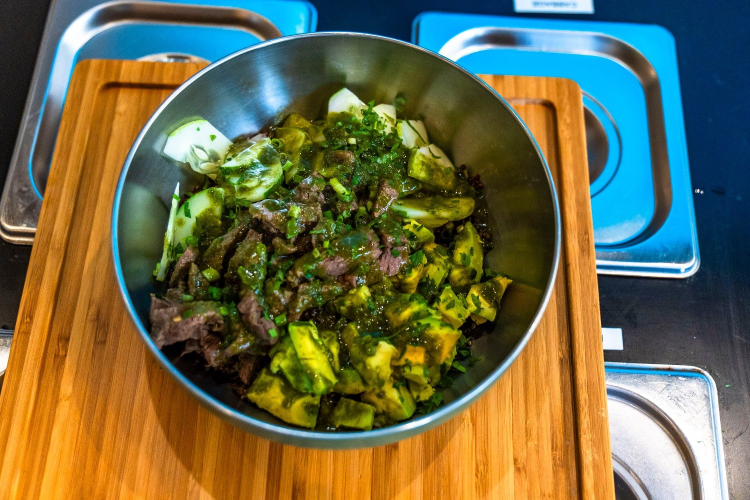
#> input picture bowl-motion/assets/goddess_wide.jpg, 1500 x 1000 px (shown at 1/2 size)
$ python render.py ../bowl-motion/assets/goddess_wide.jpg ../bowl-motion/assets/shrimp_wide.jpg
#> lines starting #> are read from the running program, lines starting #| are printed output that depends on the picture; after the words box and inside, x2 and y2 are one past the last pixel; in counts of white or black regions, pixels touching at a corner belong together
"""Regional Youth Conference logo motion — 3s, with sound.

Usage: python3 render.py <logo.jpg> <out_dir>
Renders vertical (1080x1920) and horizontal (1920x1080) MP4s with a soft
synthesized soundtrack (whoosh, bounce pops, text ticks, closing chime).
"""
import math
import subprocess
import sys
import wave
from collections import deque

import numpy as np
from PIL import Image

FPS = 30
DUR = 3.0
SR = 44100
BG = (255, 255, 255)
RED = (158, 36, 57)
ARCH = (28, 32, 72)
TEXT = (10, 24, 72)

# timeline (seconds)
T_ARCH, T_U, T_HEAD, T_TEXT, T_HOP = 0.0, 0.15, 0.42, 0.9, 1.85
D_HEAD = 0.55


# ---------- easing ----------
def clamp(x, a=0.0, b=1.0):
    return max(a, min(b, x))

def prog(t, s, d):
    return clamp((t - s) / d)

def ease_out(x):
    return 1 - (1 - x) ** 3

def ease_out_back(x, s=1.7):
    return 1 + (s + 1) * (x - 1) ** 3 + s * (x - 1) ** 2

# [9 lines left out: function ease_out_bounce, not called in this run]

BOUNCE_HITS = [1 / 2.75, 2 / 2.75, 2.5 / 2.75]  # contact points of ease_out_bounce


# ---------- layers ----------
def components(mask):
    h, w = mask.shape
    lab = np.zeros((h, w), np.int32)
    n = 0
    for y0, x0 in np.argwhere(mask):
        if lab[y0, x0]:
            continue
        n += 1
        lab[y0, x0] = n
        q = deque([(y0, x0)])
        while q:
            y, x = q.popleft()
            for ny, nx in ((y + 1, x), (y - 1, x), (y, x + 1), (y, x - 1)):
                if 0 <= ny < h and 0 <= nx < w and mask[ny, nx] and not lab[ny, nx]:
                    lab[ny, nx] = n
                    q.append((ny, nx))
    return lab, n


def build(path, scale):
    src = Image.open(path).convert("RGB")
    a = np.asarray(src).astype(int)
    ink = a.sum(-1) < 600
    ys, xs = np.nonzero(ink)
    pad = 40
    box = (xs.min() - pad, ys.min() - pad, xs.max() + pad, ys.max() + pad)
    crop = src.crop(box)
    size = (round(crop.width * scale), round(crop.height * scale))
    im = np.asarray(crop.resize(size, Image.LANCZOS)).astype(float)
    R, G, B = im[..., 0], im[..., 1], im[..., 2]
    is_red = (R - B) > 0
    alpha = np.where(is_red, (255 - G) / (255 - 36), (255 - R) / (255 - 12))
    alpha = np.clip((alpha - 0.04) / 0.96, 0, 1)

    # label red and navy separately: the arms and the arch touch
    lab_r, nr = components((alpha > 0.5) & is_red)
    lab_n, nn = components((alpha > 0.5) & ~is_red)
    lab = np.where(lab_n > 0, lab_n + nr, lab_r)
    n = nr + nn
    # grow labels into soft edge pixels
    for _ in range(3):
        for sh in [(1, 0), (-1, 0), (0, 1), (0, -1)]:
            r = np.roll(lab, sh, axis=(0, 1))
            lab = np.where((lab == 0) & (r > 0) & (alpha > 0) & (is_red == (r <= nr)), r, lab)

    info = []
    for i in range(1, n + 1):
        yy, xx = np.nonzero(lab == i)
        info.append(dict(id=i, x0=xx.min(), x1=xx.max(), y0=yy.min(), y1=yy.max(),
                         red=is_red[yy, xx].mean() > 0.5, area=len(yy)))
    big = [c for c in info if c["area"] > 30]
    w = size[0]
    mark_right = max(c["x1"] for c in big if c["red"]) + 5
    reds = sorted([c for c in big if c["red"]], key=lambda c: c["area"])
    head, u = reds[-2], reds[-1]
    arch = max([c for c in big if not c["red"] and c["x1"] <= mark_right + 20], key=lambda c: c["area"])
    text_ids = [c for c in big if not c["red"] and c is not arch]

    def layer(ids):
        m = np.isin(lab, [c["id"] for c in ids])
        return alpha * m

    L = dict(size=size, head=layer([head]), u=layer([u]), arch=layer([arch]))
    # group letters into lines by where each letter starts vertically
    text_ids.sort(key=lambda c: c["y0"])
    span = max(c["y1"] for c in text_ids) - min(c["y0"] for c in text_ids)
    groups = [[text_ids[0]]]
    for c in text_ids[1:]:
        if c["y0"] - groups[-1][-1]["y0"] > 0.12 * span:
            groups.append([])
        groups[-1].append(c)
    L["lines"] = [layer(g) for g in groups]
    L["head_box"] = head
    L["u_box"] = u
    L["arch_box"] = arch
    return L


def sprite(alpha, color, opacity=1.0):
    h, w = alpha.shape
    out = np.empty((h, w, 4), np.uint8)
    out[..., :3] = color
    out[..., 3] = np.clip(alpha * opacity * 255, 0, 255).astype(np.uint8)
    return Image.fromarray(out, "RGBA")


# [67 lines left out: functions place, frame, not called in this run]


# ---------- sound ----------
def soundtrack():
    n = int(DUR * SR)
    out = np.zeros(n)
    rng = np.random.default_rng(7)
    t = np.arange(n) / SR

    def add(start, sig, gain=1.0):
        i = int(start * SR)
        j = min(n, i + len(sig))
        out[i:j] += sig[: j - i] * gain

    def whoosh(dur, lo=300, hi=2500):
        m = int(dur * SR)
        x = rng.standard_normal(m)
        # sweeping one-pole low-pass for an airy rise-and-fall
        y = np.zeros(m); s = 0.0
        env = np.sin(np.linspace(0, math.pi, m)) ** 2
        for i in range(m):
            fc = lo + (hi - lo) * env[i]
            a = 1 - math.exp(-2 * math.pi * fc / SR)
            s += a * (x[i] - s); y[i] = s
        return y * env

    def pop(f0=700, f1=220, dur=0.09):
        m = int(dur * SR); tt = np.arange(m) / SR
        f = f1 + (f0 - f1) * np.exp(-tt * 45)
        ph = 2 * math.pi * np.cumsum(f) / SR
        return np.sin(ph) * np.exp(-tt * 38)

    def tick(f=1500, dur=0.05):
        m = int(dur * SR); tt = np.arange(m) / SR
        return np.sin(2 * math.pi * f * tt) * np.exp(-tt * 90)

    def bell(freqs, dur=1.3):
        m = int(dur * SR); tt = np.arange(m) / SR
        sig = np.zeros(m)
        for f in freqs:
            sig += np.sin(2 * math.pi * f * tt) * np.exp(-tt * 3.2)
            sig += 0.3 * np.sin(2 * math.pi * f * 2.01 * tt) * np.exp(-tt * 6)
        attack = np.clip(tt / 0.008, 0, 1)
        return sig * attack / len(freqs)

    add(T_ARCH, whoosh(0.5), 0.55)
    add(T_U + 0.05, whoosh(0.4, 500, 3500), 0.35)
    for i, hit in enumerate(BOUNCE_HITS):
        add(T_HEAD + hit * D_HEAD - 0.005, pop(), 0.55 / (i + 1) ** 1.3)
    for i in range(3):
        add(T_TEXT + i * 0.13 + 0.05, tick(1400 + i * 220), 0.18)
    add(T_HOP + 0.05, whoosh(0.3, 800, 4000), 0.2)
    add(T_HOP + 0.25, bell([523.25, 659.25, 783.99, 1046.5]), 0.6)  # C major landing chime

    fade = np.clip((DUR - t) / 0.2, 0, 1)
    out *= fade
    out /= max(1e-6, np.abs(out).max()) / 0.8
    st = np.stack([out, out], 1)
    return (st * 32767).astype(np.int16)


def write_wav(path):
    pcm = soundtrack()
    with wave.open(path, "wb") as w:
        w.setnchannels(2); w.setsampwidth(2); w.setframerate(SR)
        w.writeframes(pcm.tobytes())


def render(path, W, H, frac, out, wav):
#> called with path = '../bowl-motion/assets/goddess_wide.jpg', W = 1080, H = 1920, frac = 0.8
    probe = Image.open(path).convert("RGB")
#> probe is the input picture: PIL image 1500x1000 RGB; mean R, G, B 109.3, 107.3, 73.3
    a = np.asarray(probe).astype(int)
    ys, xs = np.nonzero(a.sum(-1) < 600)
    lw, lh = xs.max() - xs.min() + 80, ys.max() - ys.min() + 80
#> lw = 1579; lh = 1079
    scale = min(W * frac / lw, H * 0.6 / lh)
#> scale = 0.547
    L = build(path, scale)
#> in build, `ink = a.sum(-1) < 600`:
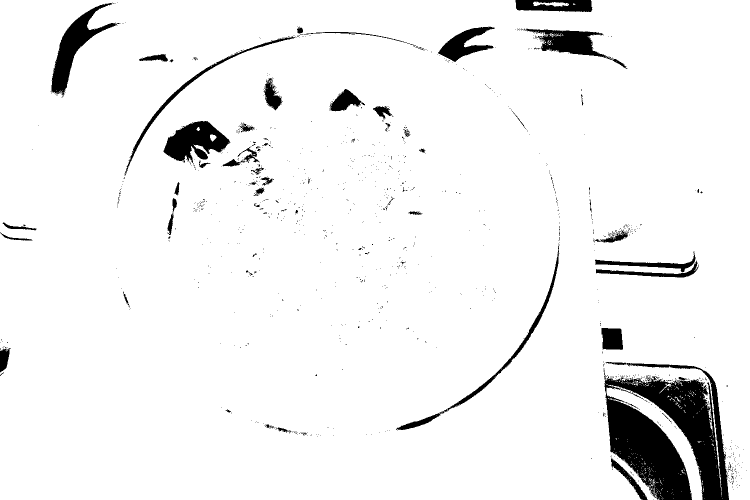
#> ink: shape (1000, 1500) bool (shown at 1/2 size); 94.1% white; 1116 black regions (1055 under 20 px), largest, box (x1, y1, x2, y2) and area: (1208, 724, 1458, 1000) 40254, (102, 6, 241, 196) 6615, (327, 242, 460, 329) 6374
#> in build, `box = (xs.min() - pad, ys.min() - pad, xs.max() + pad, ys.max() + pad)`: box = (-40, -40, 1539, 1039)
#> in build, `crop = src.crop(box)`:
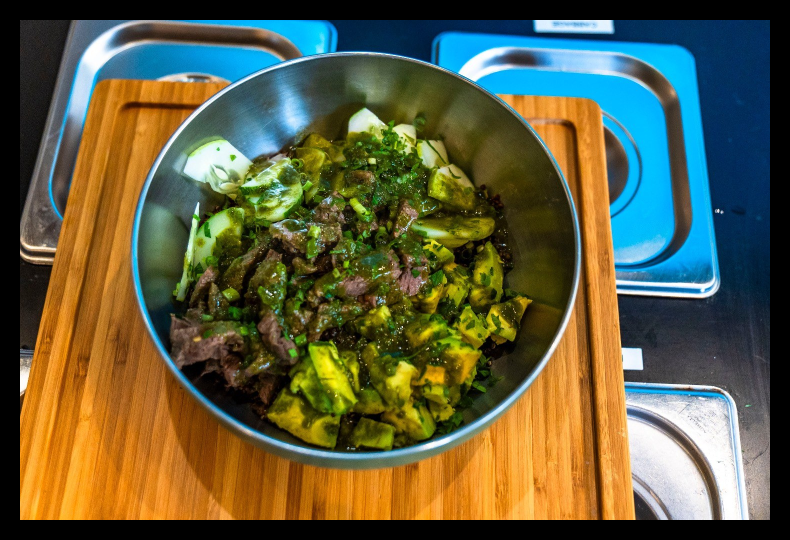
#> crop: PIL image 1579x1079 RGB (shown at 1/2 size); mean R, G, B 96.3, 94.4, 64.5
#> in build, `size = (round(crop.width * scale), round(crop.height * scale))`: size = (864, 590)
#> in build, `alpha = np.clip((alpha - 0.04) / 0.96, 0, 1)`:
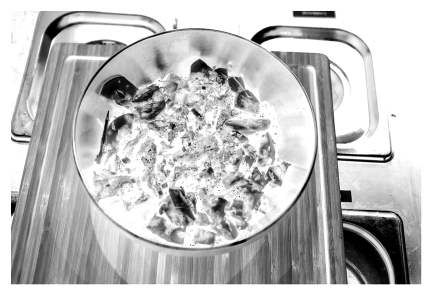
#> alpha: shape (590, 864) float64 (shown at 1/2 size); min 0, max 1, mean 0.751
#> the loop in components, `for y0, x0 in np.argwhere(mask):` made 244174 passes
#> (y0, x0) on passes 1 to 3: (20, 200), (21, 22), (21, 29)
#> after the loop in components, `for y0, x0 in np.argwhere(mask):`:
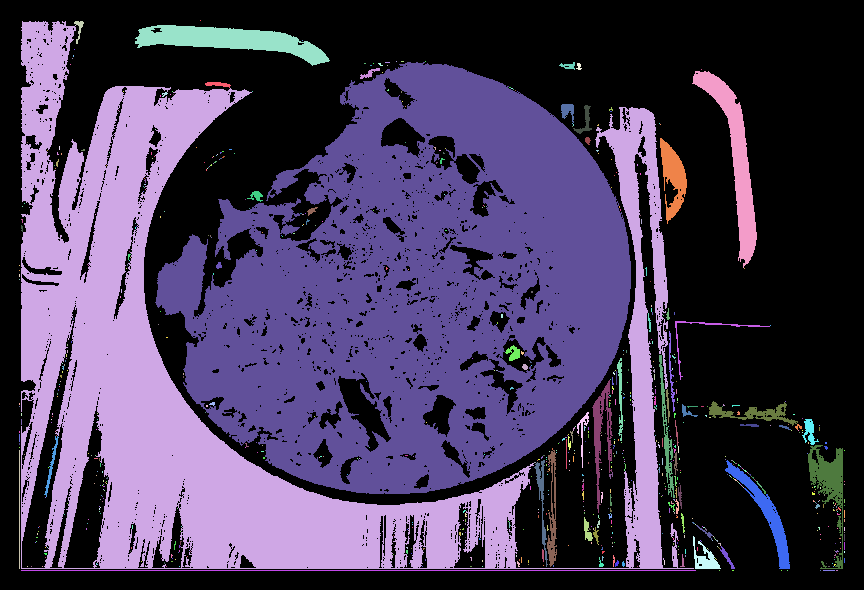
#> lab: shape (590, 864) int32; 813 distinct labels, from 0 to 812; one colour per label, 0 black
#> after the loop in components, `for y0, x0 in np.argwhere(mask):`: n = 812
#> the loop in components (call 2), `for y0, x0 in np.argwhere(mask):` made 176929 passes
#> n on pass 1: 1
#> after the loop in components (call 2), `for y0, x0 in np.argwhere(mask):`:
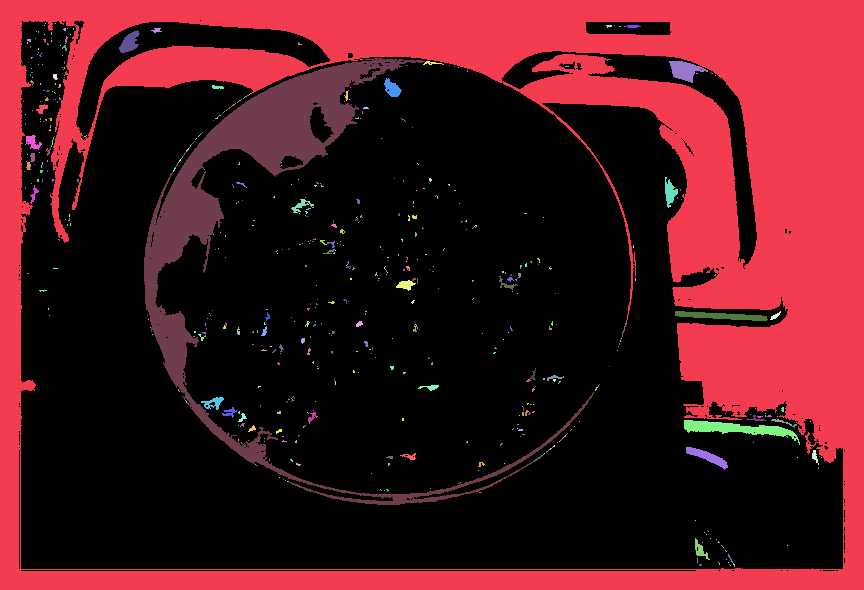
#> lab: shape (590, 864) int32; 646 distinct labels, from 0 to 645; one colour per label, 0 black
#> after the loop in components (call 2), `for y0, x0 in np.argwhere(mask):`: n = 645
#> in build, `n = nr + nn`: n = 1457
#> after the loop in build, `for _ in range(3):`:
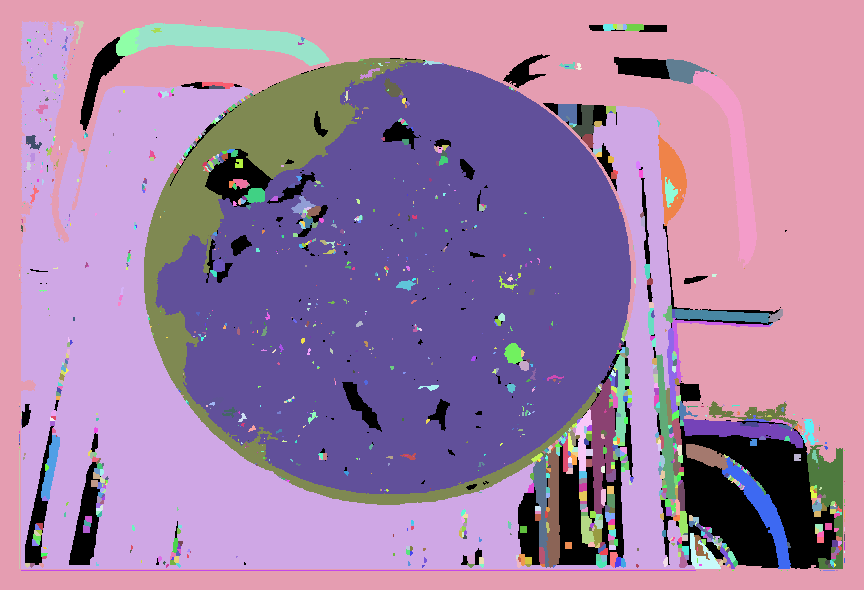
#> lab: shape (590, 864) int32; 1458 distinct labels, from 0 to 1457; one colour per label, 0 black
#> the loop in build, `for i in range(1, n + 1):` made 1457 passes
#> (yy, xx) on passes 1, 4, 6: ([20], [200]), ([25], [75]), ([37, 37, 38, 38, 38, 38, 39, 39, 39, 40, 40, 41], [301, 302, 301, 302, 303, 304, 301, 302, 303, 302, 303, 302])
#> after the loop in build, `for i in range(1, n + 1):`: info = 1457 items
#> in build, `big = [c for c in info if c["area"] > 30]`: big = 205 items
#> in build, `w = size[0]`: w = 864
#> in build, `mark_right = max(c["x1"] for c in big if c["red"]) + 5`: mark_right = 847
#> in build, `reds = sorted([c for c in big if c["red"]], key=lambda c: c["area"])`: reds = 162 items
#> in build, `head, u = reds[-2], reds[-1]`: head = {'id': 2, 'x0': 21, 'x1': 694, 'y0': 21, 'y1': 568, 'red': True, 'area': 113147}; u = {'id': 14, 'x0': 155, 'x1': 630, 'y0': 62, 'y1': 493, 'red': True, 'area': 136136}
#> in build, `arch = max([c for c in big if not c["red"] and c["x1"] <= mark_right +..`: arch = {'id': 813, 'x0': 0, 'x1': 863, 'y0': 0, 'y1': 589, 'red': False, 'area': 154963}
#> in build, `text_ids = [c for c in big if not c["red"] and c is not arch]`: text_ids = 42 items
#> in build, `L = dict(size=size, head=layer([head]), u=layer([u]), arch=layer([arch..`: L = 4 items
#> in build, `span = max(c["y1"] for c in text_ids) - min(c["y0"] for c in text_ids)`: span = 538
#> the loop in build, `for c in text_ids[1:]:` made 41 passes
#> after the loop in build, `for c in text_ids[1:]:`: groups = 3 items
#> L = 8 items
    S = dict(arch=sprite(L["arch"], ARCH), lines=[sprite(l, TEXT) for l in L["lines"]])
#> call 3 of sprite, with color = (10, 24, 72), opacity = 1
#> in sprite (call 3), `out[..., 3] = np.clip(alpha * opacity * 255, 0, 255).astype(np.uint8)`:
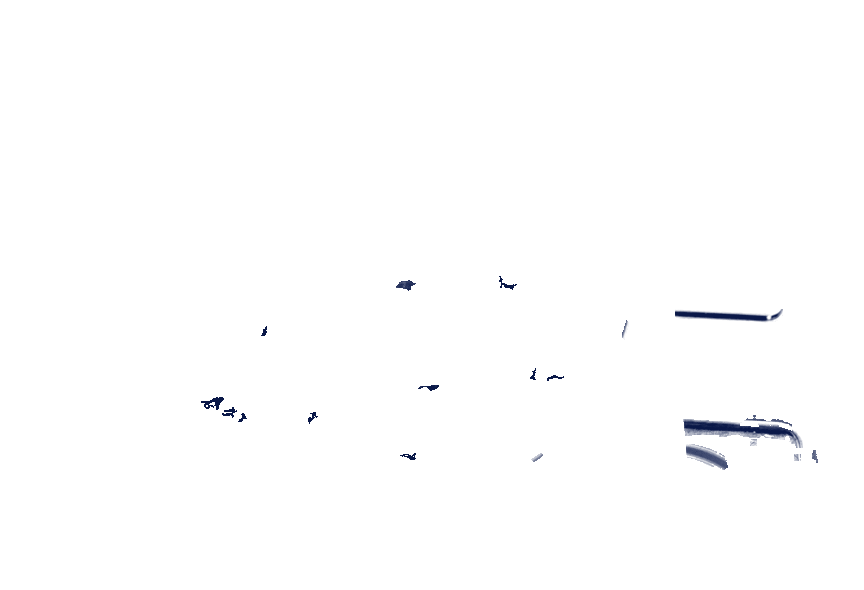
#> out: shape (590, 864, 4); mean of channels 0, 1, 2, 3 10, 24, 72, 1.4; transparent parts drawn white
#> S = 2 items
    w, h = L["size"]
#> w = 864; h = 590
    ox, oy = (W - w) // 2, (H - h) // 2
#> ox = 108; oy = 665
    k = w / 1000
#> k = 0.864
#> (the run stopped early here; a loop or call above may not have finished)

$ run again, on bowl-motion/assets/goddess.png
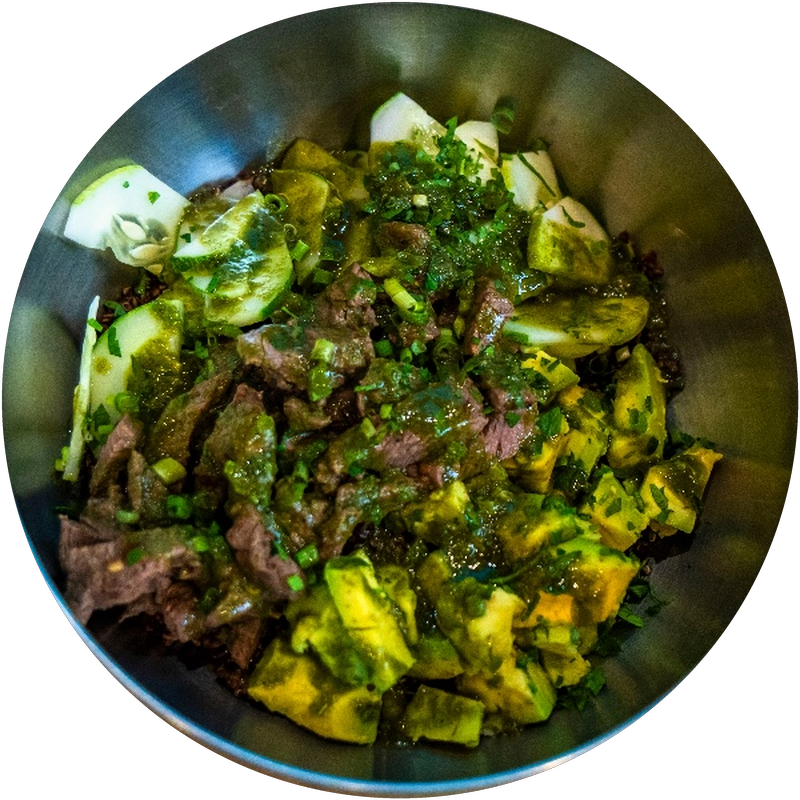
#> input picture bowl-motion/assets/goddess.png, 800 x 800 px
#> lw = 879
#> scale = 0.983
#> ink: shape (800, 800) bool; 98.6% white; 254 black regions (231 under 20 px), largest, box (x1, y1, x2, y2) and area: (64, 167, 184, 248) 5115, (380, 97, 434, 140) 1021, (455, 127, 489, 154) 358
#> box = (-40, -40, 839, 839)
#> size = (864, 864)
#> is_red: shape (864, 864) bool; 57.7% white; 530 black regions (455 under 20 px), largest, box (x1, y1, x2, y2) and area: (0, 0, 864, 864) 309074, (404, 133, 442, 175) 673, (259, 284, 298, 308) 467
#> the loop in components, `for y0, x0 in np.argwhere(mask):` made 380888 passes
#> (y0, x0) on passes 1 to 3: (40, 405), (41, 411), (41, 420)
#> after the loop in components, `for y0, x0 in np.argwhere(mask):`: n = 599
#> the loop in components (call 2), `for y0, x0 in np.argwhere(mask):` made 307306 passes
#> n on pass 1: 1
#> nn = 925
#> in build, `n = nr + nn`: n = 1524
#> after the loop in build, `for _ in range(3):`:
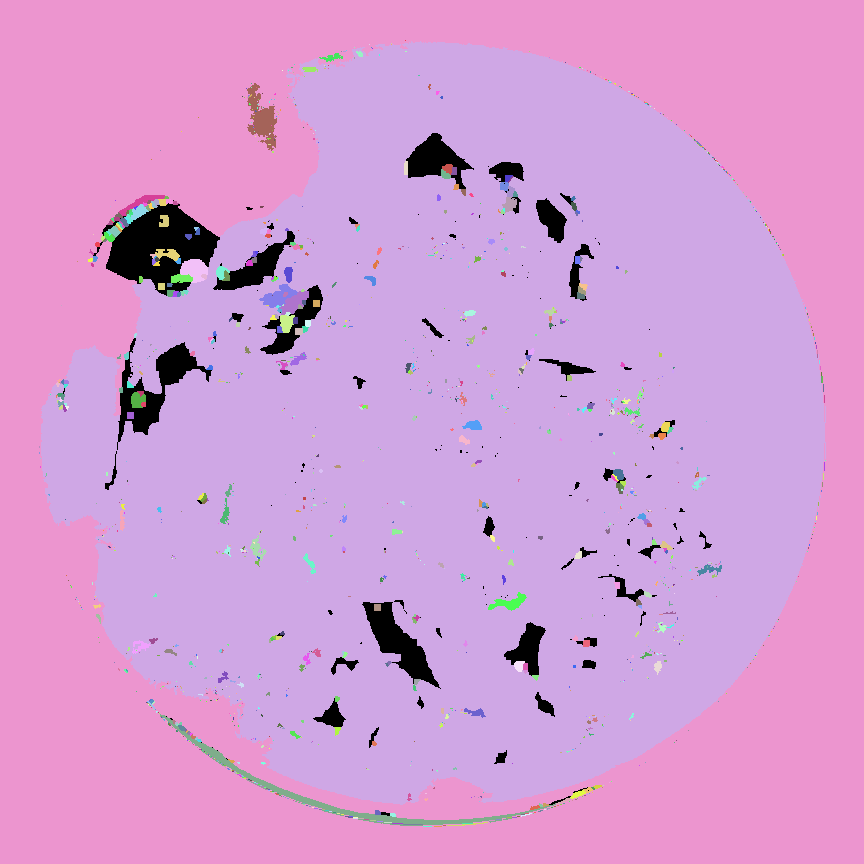
#> lab: shape (864, 864) int32; 1525 distinct labels, from 0 to 1524; one colour per label, 0 black
#> the loop in build, `for i in range(1, n + 1):` made 1524 passes
#> (yy, xx) on passes 1, 3, 4: ([40], [405]), ([43], [391]), ([44], [369])
#> after the loop in build, `for i in range(1, n + 1):`: info = 1524 items
#> big = 108 items
#> in build, `w = size[0]`: w = 864
#> mark_right = 830
#> reds = 64 items
#> head = {'id': 489, 'x0': 160, 'x1': 555, 'y0': 714, 'y1': 825, 'red': True, 'area': 2139}; u = {'id': 2, 'x0': 41, 'x1': 825, 'y0': 41, 'y1': 804, 'red': True, 'area': 403411}
#> arch = {'id': 811, 'x0': 259, 'x1': 297, 'y0': 284, 'y1': 307, 'red': False, 'area': 434}
#> text_ids = 43 items
#> m: shape (864, 864) bool; 0.29% white; 1 white region, box (x1, y1, x2, y2) and area: (160, 714, 556, 826) 2139
#> m: shape (864, 864) bool; 54% white; 612 black regions (502 under 20 px), largest, box (x1, y1, x2, y2) and area: (0, 0, 864, 864) 320461, (259, 284, 323, 355) 2588, (362, 602, 441, 691) 2467
#> m: shape (864, 864) bool; 0.06% white; 1 white region, box (x1, y1, x2, y2) and area: (259, 284, 298, 308) 434
#> in build, `L = dict(size=size, head=layer([head]), u=layer([u]), arch=layer([arch..`: L = 4 items
#> span = 863
#> the loop in build, `for c in text_ids[1:]:` made 42 passes
#> after the loop in build, `for c in text_ids[1:]:`: groups = 1 item
#> m: shape (864, 864) bool; 41.1% white; 41 white regions, largest, box (x1, y1, x2, y2) and area: (0, 0, 864, 864) 304024, (488, 592, 527, 611) 307, (155, 249, 180, 261) 179
#> in render, `L = build(path, scale)`: L = 8 items
#> in sprite (call 2), `out[..., 3] = np.clip(alpha * opacity * 255, 0, 255).astype(np.uint8)`:
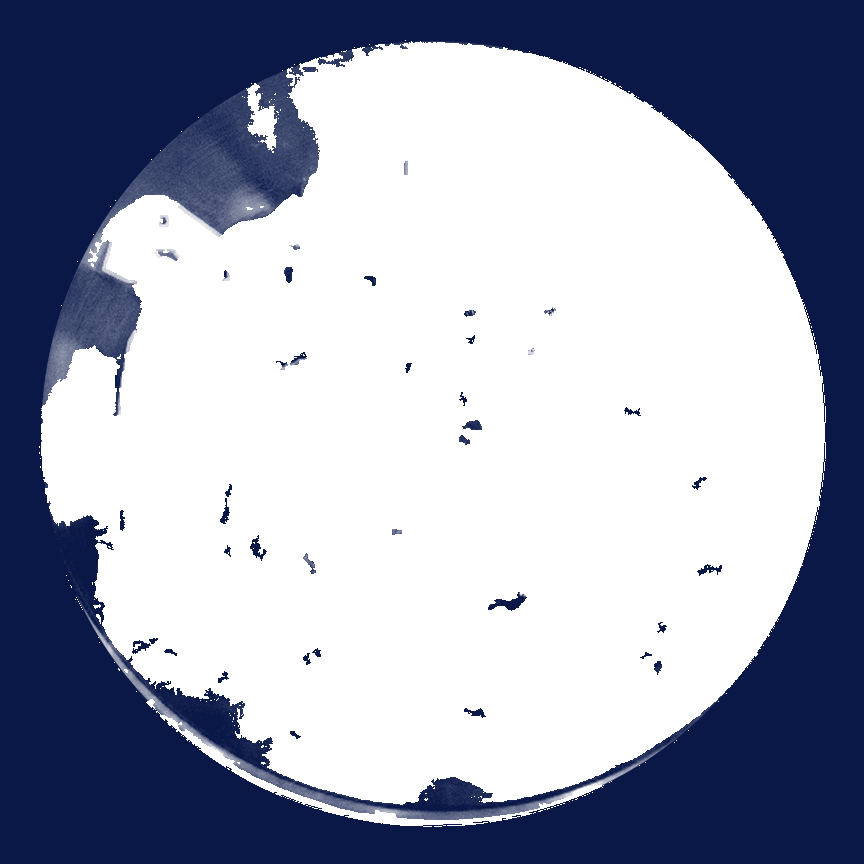
#> out: shape (864, 864, 4); mean of channels 0, 1, 2, 3 10, 24, 72, 101.8; transparent parts drawn white
#> S = 2 items
#> in render, `w, h = L["size"]`: w = 864
#> ox = 108; oy = 528
#> k = 0.864
